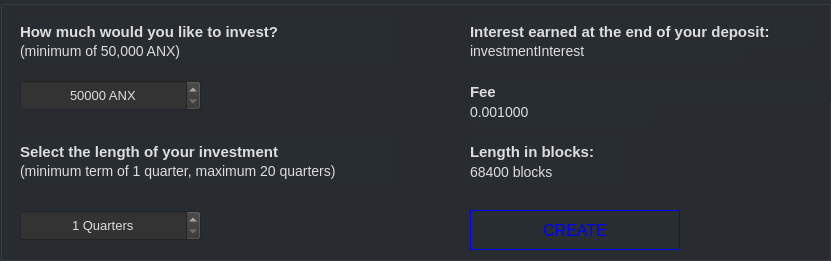
     <widget class="QGroupBox" name="investmentsBox">
      <property name="geometry">
       <rect>
        <x>20</x>
        <y>420</y>
        <width>831</width>
        <height>261</height>
       </rect>
      </property>
      <property name="styleSheet">
       <string notr="true">background-color: #282d31;</string>
      </property>
      <property name="title">
       <string/>
      </property>
      <widget class="QPushButton" name="m_investButton">
       <property name="geometry">
        <rect>
         <x>470</x>
         <y>210</y>
         <width>210</width>
         <height>40</height>
        </rect>
       </property>
       <property name="minimumSize">
        <size>
         <width>30</width>
         <height>31</height>
        </size>
       </property>
       <property name="font">
        <font>
         <pointsize>-1</pointsize>
        </font>
       </property>
       <property name="styleSheet">
        <string notr="true">color: blue; background-color: #1; border: 1px solid blue; font-size: 16px;</string>
       </property>
       <property name="text">
        <string>CREATE</string>
       </property>
      </widget>
      <widget class="QLabel" name="label_21">
       <property name="geometry">
        <rect>
         <x>20</x>
         <y>140</y>
         <width>371</width>
         <height>23</height>
        </rect>
       </property>
       <property name="font">
        <font>
         <pointsize>-1</pointsize>
         <weight>75</weight>
         <bold>true</bold>
        </font>
       </property>
       <property name="styleSheet">
        <string notr="true">color: #ddd; font-size: 15px; font-weight: bold;</string>
       </property>
       <property name="text">
        <string>Select the length of your investment</string>
       </property>
       <property name="alignment">
        <set>Qt::AlignLeading|Qt::AlignLeft|Qt::AlignVCenter</set>
       </property>
      </widget>
      <widget class="QLabel" name="m_feeTextLabel_5">
       <property name="geometry">
        <rect>
         <x>470</x>
         <y>80</y>
         <width>371</width>
         <height>23</height>
        </rect>
       </property>
       <property name="font">
        <font>
         <pointsize>-1</pointsize>
         <weight>75</weight>
         <bold>true</bold>
        </font>
       </property>
       <property name="styleSheet">
        <string notr="true">color: #ddd; font-size: 15px; font-weight: bold;</string>
       </property>
       <property name="text">
        <string>Fee</string>
       </property>
      </widget>
      <widget class="QSpinBox" name="m_timeSpin2">
       <property name="geometry">
        <rect>
         <x>20</x>
         <y>210</y>
         <width>181</width>
         <height>31</height>
        </rect>
       </property>
       <property name="font">
        <font>
         <pointsize>-1</pointsize>
        </font>
       </property>
       <property name="styleSheet">
        <string notr="true">color: #ddd; background-color: #333;  font-size: 13px;</string>
       </property>
       <property name="alignment">
        <set>Qt::AlignCenter</set>
       </property>
       <property name="suffix">
        <string> Quarters</string>
       </property>
       <property name="minimum">
        <number>1</number>
       </property>
       <property name="maximum">
        <number>20</number>
       </property>
      </widget>
      <widget class="QLabel" name="label_22">
       <property name="geometry">
        <rect>
         <x>20</x>
         <y>20</y>
         <width>371</width>
         <height>23</height>
        </rect>
       </property>
       <property name="font">
        <font>
         <pointsize>-1</pointsize>
         <weight>75</weight>
         <bold>true</bold>
        </font>
       </property>
       <property name="styleSheet">
        <string notr="true">color: #ddd; font-size: 15px; font-weight: bold;</string>
       </property>
       <property name="text">
        <string>How much would you like to invest?</string>
       </property>
       <property name="alignment">
        <set>Qt::AlignLeading|Qt::AlignLeft|Qt::AlignVCenter</set>
       </property>
      </widget>
      <widget class="QLabel" name="m_nativeTimeLabel2">
       <property name="geometry">
        <rect>
         <x>470</x>
         <y>160</y>
         <width>151</width>
         <height>23</height>
        </rect>
       </property>
       <property name="font">
        <font>
         <pointsize>-1</pointsize>
        </font>
       </property>
       <property name="styleSheet">
        <string notr="true">color: #ddd; font-size: 14px; </string>
       </property>
       <property name="text">
        <string>68400 blocks</string>
       </property>
       <property name="alignment">
        <set>Qt::AlignLeading|Qt::AlignLeft|Qt::AlignVCenter</set>
       </property>
      </widget>
      <widget class="QLabel" name="label_23">
       <property name="geometry">
        <rect>
         <x>470</x>
         <y>20</y>
         <width>341</width>
         <height>23</height>
        </rect>
       </property>
       <property name="font">
        <font>
         <pointsize>-1</pointsize>
         <weight>75</weight>
         <bold>true</bold>
        </font>
       </property>
       <property name="styleSheet">
        <string notr="true">color: #ddd; font-size: 15px; font-weight: bold;</string>
       </property>
       <property name="text">
        <string>Interest earned at the end of your deposit:</string>
       </property>
       <property name="alignment">
        <set>Qt::AlignLeading|Qt::AlignLeft|Qt::AlignVCenter</set>
       </property>
      </widget>
      <widget class="QDoubleSpinBox" name="m_amountSpin2">
       <property name="geometry">
        <rect>
         <x>20</x>
         <y>80</y>
         <width>181</width>
         <height>31</height>
        </rect>
       </property>
       <property name="font">
        <font>
         <pointsize>-1</pointsize>
        </font>
       </property>
       <property name="styleSheet">
        <string notr="true">color: #ddd; background-color: #333;  font-size: 13px;</string>
       </property>
       <property name="alignment">
        <set>Qt::AlignCenter</set>
       </property>
       <property name="suffix">
        <string> ANX</string>
       </property>
       <property name="decimals">
        <number>0</number>
       </property>
       <property name="minimum">
        <double>50000.000000000000000</double>
       </property>
       <property name="maximum">
        <double>20000000.000000000000000</double>
       </property>
       <property name="value">
        <double>50000.000000000000000</double>
       </property>
      </widget>
      <widget class="QLabel" name="m_feeLabel2">
       <property name="geometry">
        <rect>
         <x>470</x>
         <y>100</y>
         <width>181</width>
         <height>23</height>
        </rect>
       </property>
       <property name="maximumSize">
        <size>
         <width>16777215</width>
         <height>16777209</height>
        </size>
       </property>
       <property name="font">
        <font>
         <pointsize>-1</pointsize>
        </font>
       </property>
       <property name="styleSheet">
        <string notr="true">color: #ddd; font-size: 14px; </string>
       </property>
       <property name="text">
        <string>0.001000</string>
       </property>
       <property name="alignment">
        <set>Qt::AlignLeading|Qt::AlignLeft|Qt::AlignVCenter</set>
       </property>
      </widget>
      <widget class="QLabel" name="m_interestLabel2">
       <property name="geometry">
        <rect>
         <x>470</x>
         <y>40</y>
         <width>271</width>
         <height>21</height>
        </rect>
       </property>
       <property name="font">
        <font>
         <pointsize>-1</pointsize>
        </font>
       </property>
       <property name="styleSheet">
        <string notr="true">color: #ddd; font-size: 14px; </string>
       </property>
       <property name="text">
        <string>investmentInterest</string>
       </property>
       <property name="alignment">
        <set>Qt::AlignLeading|Qt::AlignLeft|Qt::AlignVCenter</set>
       </property>
      </widget>
      <widget class="QLabel" name="label_24">
       <property name="geometry">
        <rect>
         <x>20</x>
         <y>40</y>
         <width>371</width>
         <height>21</height>
        </rect>
       </property>
       <property name="font">
        <font>
         <pointsize>-1</pointsize>
        </font>
       </property>
       <property name="styleSheet">
        <string notr="true">color: #ddd; font-size: 14px; </string>
       </property>
       <property name="text">
        <string>(minimum of 50,000 ANX)</string>
       </property>
       <property name="alignment">
        <set>Qt::AlignLeading|Qt::AlignLeft|Qt::AlignVCenter</set>
       </property>
      </widget>
      <widget class="QLabel" name="label_25">
       <property name="geometry">
        <rect>
         <x>20</x>
         <y>160</y>
         <width>371</width>
         <height>21</height>
        </rect>
       </property>
       <property name="font">
        <font>
         <pointsize>-1</pointsize>
        </font>
       </property>
       <property name="styleSheet">
        <string notr="true">color: #ddd; font-size: 14px; </string>
       </property>
       <property name="text">
        <string>(minimum term of 1 quarter, maximum 20 quarters)</string>
       </property>
       <property name="alignment">
        <set>Qt::AlignLeading|Qt::AlignLeft|Qt::AlignVCenter</set>
       </property>
      </widget>
      <widget class="QLabel" name="m_feeTextLabel_6">
       <property name="geometry">
        <rect>
         <x>470</x>
         <y>140</y>
         <width>151</width>
         <height>23</height>
        </rect>
       </property>
       <property name="font">
        <font>
         <pointsize>-1</pointsize>
         <weight>75</weight>
         <bold>true</bold>
        </font>
       </property>
       <property name="styleSheet">
        <string notr="true">color: #ddd; font-size: 15px; font-weight: bold;</string>
       </property>
       <property name="text">
        <string>Length in blocks:</string>
       </property>
      </widget>
     </widget>
